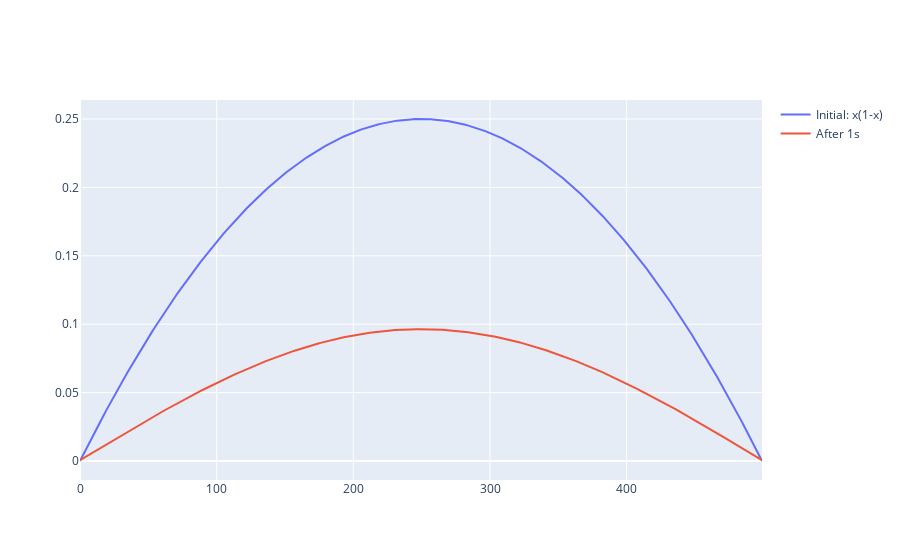

Write notebook code for a chart like this one.
### Code cell
# Plot initial and final
fig = go.Figure()
fig.add_trace(initFig)
fig.add_trace(newFig)

### Figure 1 — Plotly figure (JSON) as saved in the notebook; plotly's stock layout.template omitted (floating-point values rounded to 4 significant figures; data arrays with more than 128 entries replaced by an {"elided": "..."} marker saying what was removed)
{"data": [{"name": "Initial: x(1-x)", "type": "scatter", "x": {"elided": "500 int values"}, "y": {"elided": "500 float values"}}, {"name": "After 1s", "type": "scatter", "x": {"elided": "500 int values"}, "y": {"elided": "500 float values"}}], "layout": {}}
